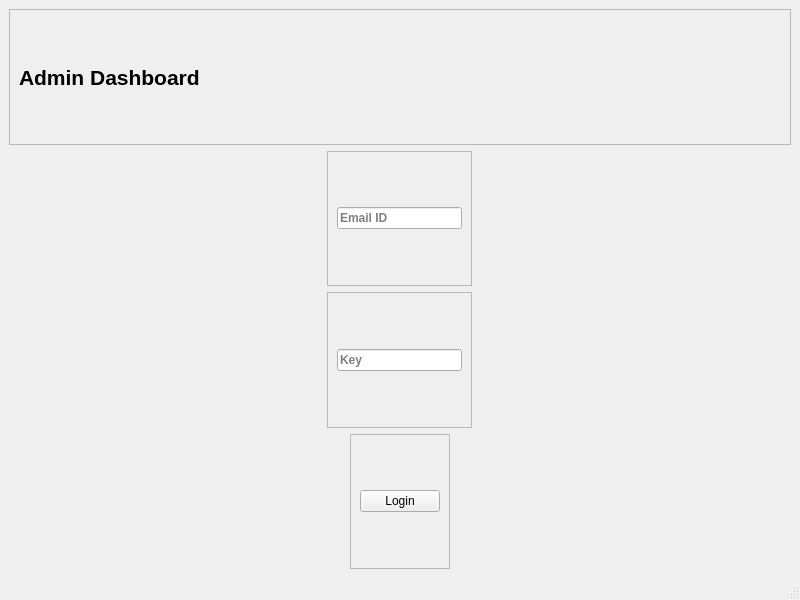
<?xml version="1.0" encoding="UTF-8"?>
<ui version="4.0">
 <class>MainWindow</class>
 <widget class="QMainWindow" name="MainWindow">
  <property name="geometry">
   <rect>
    <x>0</x>
    <y>0</y>
    <width>800</width>
    <height>600</height>
   </rect>
  </property>
  <property name="windowTitle">
   <string>MainWindow</string>
  </property>
  <widget class="QWidget" name="centralwidget">
   <layout class="QVBoxLayout" name="verticalLayout">
    <item>
     <widget class="QFrame" name="frame">
      <property name="layoutDirection">
       <enum>Qt::LeftToRight</enum>
      </property>
      <property name="frameShape">
       <enum>QFrame::StyledPanel</enum>
      </property>
      <property name="frameShadow">
       <enum>QFrame::Raised</enum>
      </property>
      <layout class="QHBoxLayout" name="horizontalLayout_4">
       <item>
        <widget class="QLabel" name="label">
         <property name="font">
          <font>
           <pointsize>16</pointsize>
           <weight>75</weight>
           <bold>true</bold>
          </font>
         </property>
         <property name="text">
          <string>Admin Dashboard</string>
         </property>
        </widget>
       </item>
      </layout>
     </widget>
    </item>
    <item alignment="Qt::AlignHCenter">
     <widget class="QFrame" name="frame_2">
      <property name="frameShape">
       <enum>QFrame::StyledPanel</enum>
      </property>
      <property name="frameShadow">
       <enum>QFrame::Raised</enum>
      </property>
      <layout class="QHBoxLayout" name="horizontalLayout">
       <item>
        <widget class="QLineEdit" name="lineEdit">
         <property name="sizePolicy">
          <sizepolicy hsizetype="Fixed" vsizetype="Fixed">
           <horstretch>2</horstretch>
           <verstretch>0</verstretch>
          </sizepolicy>
         </property>
         <property name="font">
          <font>
           <weight>75</weight>
           <bold>true</bold>
          </font>
         </property>
         <property name="placeholderText">
          <string>Email ID</string>
         </property>
        </widget>
       </item>
      </layout>
     </widget>
    </item>
    <item alignment="Qt::AlignHCenter">
     <widget class="QFrame" name="frame_3">
      <property name="enabled">
       <bool>true</bool>
      </property>
      <property name="frameShape">
       <enum>QFrame::StyledPanel</enum>
      </property>
      <property name="frameShadow">
       <enum>QFrame::Raised</enum>
      </property>
      <layout class="QHBoxLayout" name="horizontalLayout_2">
       <item>
        <widget class="QLineEdit" name="lineEdit_2">
         <property name="font">
          <font>
           <weight>75</weight>
           <bold>true</bold>
          </font>
         </property>
         <property name="placeholderText">
          <string>Key</string>
         </property>
        </widget>
       </item>
      </layout>
     </widget>
    </item>
    <item alignment="Qt::AlignHCenter">
     <widget class="QFrame" name="frame_4">
      <property name="frameShape">
       <enum>QFrame::StyledPanel</enum>
      </property>
      <property name="frameShadow">
       <enum>QFrame::Raised</enum>
      </property>
      <layout class="QHBoxLayout" name="horizontalLayout_3">
       <item>
        <widget class="QPushButton" name="pushButton">
         <property name="text">
          <string>Login</string>
         </property>
        </widget>
       </item>
      </layout>
     </widget>
    </item>
   </layout>
  </widget>
  <widget class="QMenuBar" name="menubar">
   <property name="geometry">
    <rect>
     <x>0</x>
     <y>0</y>
     <width>800</width>
     <height>21</height>
    </rect>
   </property>
  </widget>
  <widget class="QStatusBar" name="statusbar"/>
 </widget>
 <resources/>
 <connections/>
</ui>
